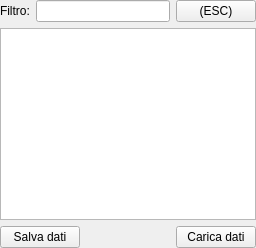
     <widget class="QWidget" name="tabReg">
      <attribute name="title">
       <string>Registri</string>
      </attribute>
      <layout class="QVBoxLayout" name="verticalLayout_10">
       <property name="leftMargin">
        <number>0</number>
       </property>
       <property name="topMargin">
        <number>0</number>
       </property>
       <property name="rightMargin">
        <number>0</number>
       </property>
       <property name="bottomMargin">
        <number>0</number>
       </property>
       <item>
        <layout class="QHBoxLayout" name="horizontalLayout_13">
         <item>
          <widget class="QLabel" name="label_7">
           <property name="text">
            <string>Filtro:</string>
           </property>
          </widget>
         </item>
         <item>
          <widget class="QLineEdit" name="lineEditFilter"/>
         </item>
         <item>
          <widget class="QPushButton" name="pushButtonClearFilter">
           <property name="text">
            <string>(ESC)</string>
           </property>
           <property name="icon">
            <iconset resource="resources.qrc">
             <normaloff>:/images/images/edit-clear.png</normaloff>:/images/images/edit-clear.png</iconset>
           </property>
           <property name="iconSize">
            <size>
             <width>20</width>
             <height>20</height>
            </size>
           </property>
          </widget>
         </item>
        </layout>
       </item>
       <item>
        <widget class="QTableWidget" name="tableWidgetRegisters">
         <property name="focusPolicy">
          <enum>Qt::NoFocus</enum>
         </property>
         <property name="editTriggers">
          <set>QAbstractItemView::NoEditTriggers</set>
         </property>
         <property name="alternatingRowColors">
          <bool>false</bool>
         </property>
         <property name="selectionMode">
          <enum>QAbstractItemView::SingleSelection</enum>
         </property>
         <property name="selectionBehavior">
          <enum>QAbstractItemView::SelectRows</enum>
         </property>
         <property name="showGrid">
          <bool>true</bool>
         </property>
        </widget>
       </item>
       <item>
        <layout class="QHBoxLayout" name="horizontalLayout">
         <item>
          <widget class="QPushButton" name="pushButtonSaveRegisters">
           <property name="text">
            <string>Salva dati</string>
           </property>
          </widget>
         </item>
         <item>
          <spacer name="horizontalSpacer_8">
           <property name="orientation">
            <enum>Qt::Horizontal</enum>
           </property>
           <property name="sizeHint" stdset="0">
            <size>
             <width>40</width>
             <height>20</height>
            </size>
           </property>
          </spacer>
         </item>
         <item>
          <widget class="QPushButton" name="pushButtonUploadRegisters">
           <property name="text">
            <string>Carica dati</string>
           </property>
          </widget>
         </item>
        </layout>
       </item>
      </layout>
     </widget>
